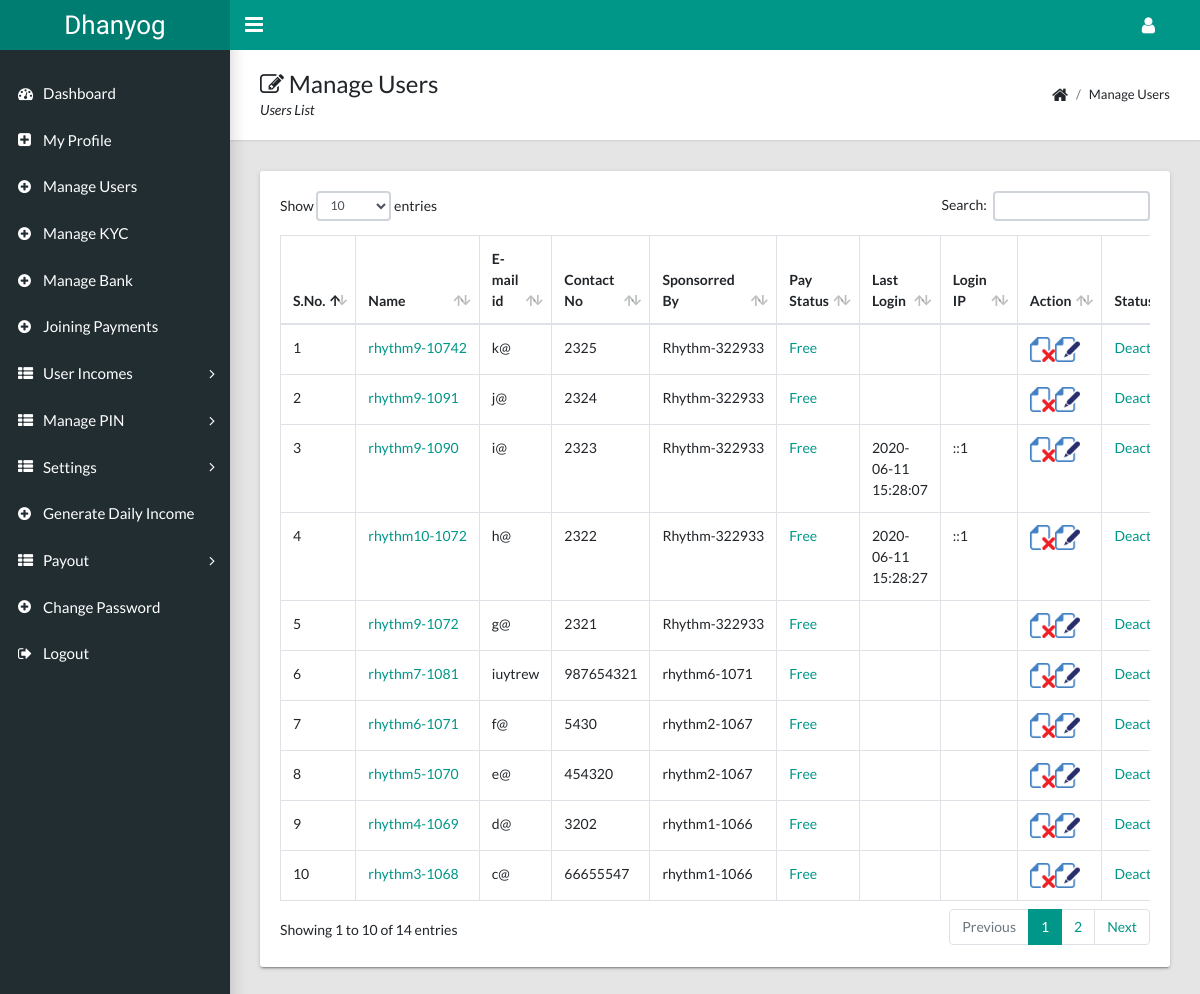
Page /admin/mng_user.php (signed in) on the committed database.
### tables this page shows
CREATE TABLE `users` (
  `user_id` int(11) NOT NULL,
  `member_id` int(11) DEFAULT NULL,
  `name` varchar(50) NOT NULL,
  `sponsor_id` int(11) DEFAULT NULL,
  `spill_id` int(11) NOT NULL,
  `email` varchar(100) NOT NULL,
  `mobile` double NOT NULL,
  `password` varchar(100) NOT NULL,
  `join_date` date NOT NULL,
  `activation_date` date DEFAULT NULL,
  `booster` tinyint(4) NOT NULL DEFAULT '0' COMMENT '0- no booster, 1- booster, 2-super booster',
  `pay_status` tinyint(4) NOT NULL DEFAULT '0',
  `last_activity` datetime DEFAULT NULL,
  `login_ip` varchar(300) DEFAULT NULL,
  `status` tinyint(4) NOT NULL DEFAULT '1'
);

### admin/mng_user.php (the view, shortened to what this page needs)
<?php
include("inc/connect.php");
?>
<!DOCTYPE html>
<html lang="en">
  <head>
    <link rel="stylesheet" type="text/css" href="css/main.css">
    <link rel="stylesheet" type="text/css" href="https://maxcdn.bootstrapcdn.com/font-awesome/4.7.0/css/font-awesome.min.css">
  </head>
  <body class="app sidebar-mini rtl">
    <?php
 include("inc/side-bar-menu.php");
	include("inc/menu.php");
	?>
    <main class="app-content">
      <div class="app-title">
        <div>
          <h1><i class="fa fa-edit"></i> Manage Users</h1>
          <p>Users List</p>
        </div>
        <ul class="app-breadcrumb breadcrumb">
          <li class="breadcrumb-item"><i class="fa fa-home fa-lg"></i></li>
          <li class="breadcrumb-item">Manage Users</li>
        </ul>
      </div>
	<div class="row" style="margin: 0">
					<div class="col-lg-5">
					</div>
				</div>
	<div class="row">
        <div class="col-md-12">
            <div class="tile">
            	<?php
$sql="select * from users ORDER BY `users`.`user_id` DESC";
$rs=mysqli_query($conn,$sql);
?>
<div class="table-responsive">
				  <table class="table table-hover table-bordered" id="prdTable">
				  <div id="dispMsg">
				</div>
					<thead>
					  <tr>
						<th>S.No.</th>
						<th>Name</th>
        <th>E-mail id</th>
        <th>Contact No</th>
        <th>Sponsorred By</th>
        <th>Pay Status</th>
        <th>Last Login</th>
        <th>Login IP</th>
        <th>Action</th>
        <th>Status</th>
      </tr>
    </thead>
    <tbody>
<?php
$i=1;
while($row=mysqli_fetch_array($rs))
{
  echo "<tr>";
 	echo "<td>$i</td>";
	  echo "<td>"."<a href=view_user_profile.php?userID=".$row['user_id'].'>'.$row['name']."-".$row['member_id']."</a></td>";
	  echo "<td>".$row['email']."</td>";
    echo "<td>".$row['mobile']."</td>";
$sql="select * from users where user_id=".$row['sponsor_id'];
  $rsw=mysqli_query($conn,$sql);
  $rows=mysqli_fetch_array($rsw);
$name=$rows['name'];
$memberID=$rows['member_id'];
  echo "<td>".$name."-".$memberID."</td>";
  $paystatus=$row['pay_status'];
  if($paystatus==0) $payStatus="<a href=payment.php?userID=".$row['user_id'].">Free</a>";
  if($paystatus==1) $payStatus="Paid";
  echo "<td>".$payStatus."</td>";
	  echo "<td>".$row['last_activity']."</td>";
	  echo "<td>".$row['login_ip']."</td>";
	  echo "<td>"."<a href=user_delete.php?userID=".$row['user_id']."><img src=delete.png width=25 height=25></a></a>".  "<a href=edituserdetail.php?userID=".$row['user_id']."><img src=edit.png width=25 height=25></a>"."</td>";
	$status=$row['status'];
	if($status==1) $strStatus="<a href=usernotactive.php?userID=".$row['user_id'].">Deactivate</a>";
	echo "<td>".$strStatus."</td>";
$i=$i+1;
  echo "</tr>";
}
  ?>
						</tbody>
					</table>
        </div>
				</div>
			</div>
		</div>
    </main>
  </body>
</html>

### rows in the picture
users: name "rhythm9", member "10742", email "k@", mobile "2325", users.name "Rhythm", users.member_id "322933"
users: name "rhythm9", member "1091", email "j@", mobile "2324", users.name "Rhythm", users.member_id "322933"
users: name "rhythm9", member "1090", email "i@", mobile "2323", users.name "Rhythm", users.member_id "322933", last_activity "2020-06-11 15:28:07", login_ip "::1"
users: name "rhythm10", member "1072", email "h@", mobile "2322", users.name "Rhythm", users.member_id "322933", last_activity "2020-06-11 15:28:27", login_ip "::1"
users: name "rhythm9", member "1072", email "g@", mobile "2321", users.name "Rhythm", users.member_id "322933"
users: name "rhythm7", member "1081", email "iuytrew", mobile "987654321", users.name "rhythm6", users.member_id "1071"
users: name "rhythm6", member "1071", email "f@", mobile "5430", users.name "rhythm2", users.member_id "1067"
users: name "rhythm5", member "1070", email "e@", mobile "454320", users.name "rhythm2", users.member_id "1067"
users: name "rhythm4", member "1069", email "d@", mobile "3202", users.name "rhythm1", users.member_id "1066"
users: name "rhythm3", member "1068", email "c@", mobile "66655547", users.name "rhythm1", users.member_id "1066"

### other values in the picture
$companyName "Dhanyog"
